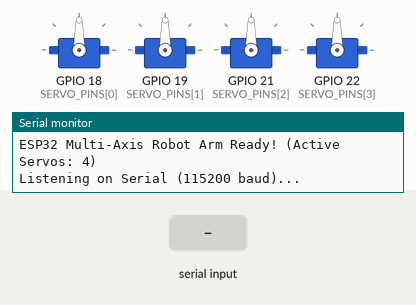
A sketch run on a simulated ESP32. Shown: 4 × servo, the last lines printed to the serial monitor. The test bench sets the inputs (shaded band).

Above: at 1.7 s.
1.8 s: "90,45\n" received over Serial
At 3.0 s:
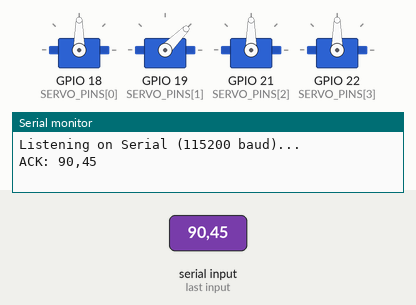
3.3 s: "5\n" received over Serial
At 4.1 s:
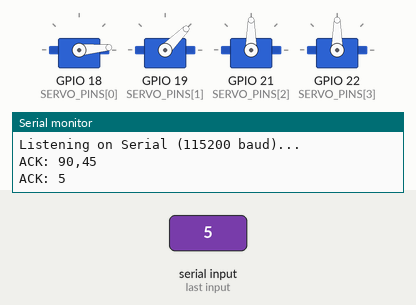
4.8 s: "30,150\n" received over Serial
At 5.3 s:
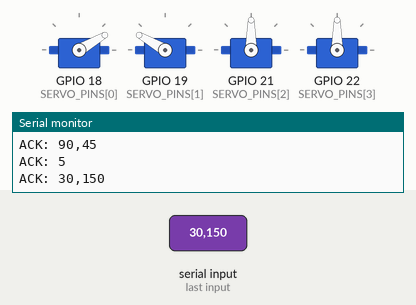
6.3 s: "90\n" received over Serial
At 7.5 s:
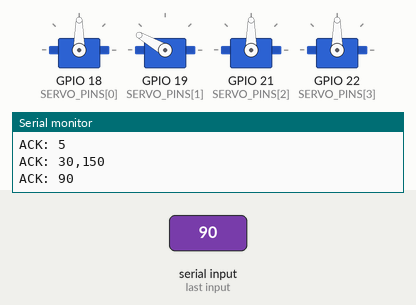
7.8 s: "200\n" received over Serial
At 8.8 s:
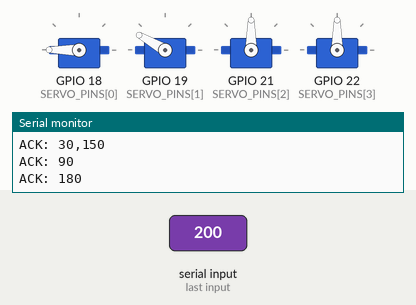
9.3 s: "5\n" received over Serial
At 9.9 s:
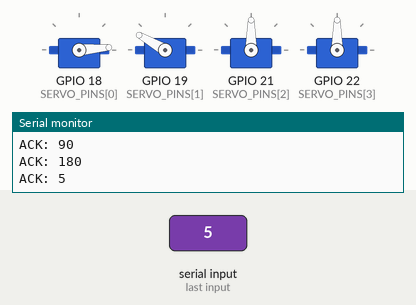
Timing chart, 0 to 11.8 s (numbered marks = the images above; inputs shaded):
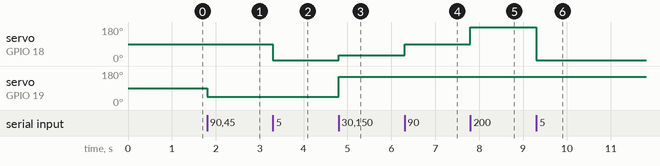

The sketch:

esp32_firmware.ino
```cpp
/*
  ============================================================
  Multi-Axis Robot Arm Controller for ESP32 (2 to 6 Servos)
  Classroom IoT Project - Web Serial Receiver
  ============================================================
  Baud rate: 115200
  Input Format: CSV angles ending with newline e.g.
    - 2 Servos: "90,90\n"
    - 3 Servos: "90,90,90\n"
    - 4 Servos: "90,120,45,10\n"
    - 5 Servos: "90,120,45,90,10\n"
    - 6 Servos: "90,120,45,90,90,10\n"
  Range: 0 - 180 degrees for each servo
  ============================================================
*/

#include <ESP32Servo.h>

// ปรับจำนวนเซอร์โวตามโครงสร้างหุ่นยนต์ของคุณ (2, 3, 4, 5 หรือ 6)
#define NUM_SERVOS 4

// กำหนดขา GPIO สำหรับ Servo 1 ถึง 6 (ปรับเปลี่ยนได้ตามที่ต่อจริง)
// S1: ฐาน (Base)
// S2: หัวไหล่ หรือ แขนหลัก (Shoulder/Arm)
// S3: ข้อศอก หรือ มือจับ (Elbow/Gripper)
// S4: ข้อมือ หรือ มือจับ (Wrist/Gripper)
// S5: ข้อมือหมุน (Wrist Roll)
// S6: มือจับ (Gripper)
const int SERVO_PINS[6] = {18, 19, 21, 22, 23, 25};

Servo servos[6];
int currentAngles[6] = {90, 90, 90, 90, 90, 90};

void setup() {
  Serial.begin(115200);
  delay(500);

  // จอง Hardware Timer PWM สำหรับ ESP32
  ESP32PWM::allocateTimer(0);
  ESP32PWM::allocateTimer(1);
  ESP32PWM::allocateTimer(2);
  ESP32PWM::allocateTimer(3);

  // ตั้งค่าและผูก Servo ตามจำนวน NUM_SERVOS
  for (int i = 0; i < NUM_SERVOS; i++) {
    servos[i].setPeriodHertz(50); // 50Hz มาตรฐานสำหรับ SG90 / MG996R
    servos[i].attach(SERVO_PINS[i], 500, 2400); // 500us - 2400us pulse
    servos[i].write(currentAngles[i]);
  }

  Serial.printf("ESP32 Multi-Axis Robot Arm Ready! (Active Servos: %d)\n", NUM_SERVOS);
  Serial.println("Listening on Serial (115200 baud)...");
}

void loop() {
  if (Serial.available() > 0) {
    String input = Serial.readStringUntil('\n');
    input.trim();

    if (input.length() > 0) {
      parseAndMoveArm(input);
    }
  }
}

// แยกสตริง CSV เช่น "90,120,45,10"
void parseAndMoveArm(String data) {
  int servoIndex = 0;
  int startIdx = 0;

  for (int i = 0; i <= data.length() && servoIndex < NUM_SERVOS; i++) {
    if (i == data.length() || data.charAt(i) == ',') {
      String token = data.substring(startIdx, i);
      token.trim();
      if (token.length() > 0) {
        int angle = constrain(token.toInt(), 0, 180);
        currentAngles[servoIndex] = angle;
        servos[servoIndex].write(angle);
        servoIndex++;
      }
      startIdx = i + 1;
    }
  }

  // ส่ง ACK ยืนยันกลับ
  Serial.print("ACK: ");
  for (int j = 0; j < servoIndex; j++) {
    Serial.print(currentAngles[j]);
    if (j < servoIndex - 1) Serial.print(",");
  }
  Serial.println();
}
```

Measured:
- after the input at 1.8 s, servo on GPIO 19 (SERVO_PINS[1]): 90° → 45° at once
- after the input at 3.3 s, servo on GPIO 18 (SERVO_PINS[0]): 90° → 5° at once
- after the input at 4.8 s, servo on GPIO 18 (SERVO_PINS[0]): 5° → 30° at once; servo on GPIO 19 (SERVO_PINS[1]): 45° → 150° at once
- after the input at 6.3 s, servo on GPIO 18 (SERVO_PINS[0]): 30° → 90° at once
- after the input at 7.8 s, servo on GPIO 18 (SERVO_PINS[0]): 90° → 180° at once
- after the input at 9.3 s, servo on GPIO 18 (SERVO_PINS[0]): 180° → 5° at once
